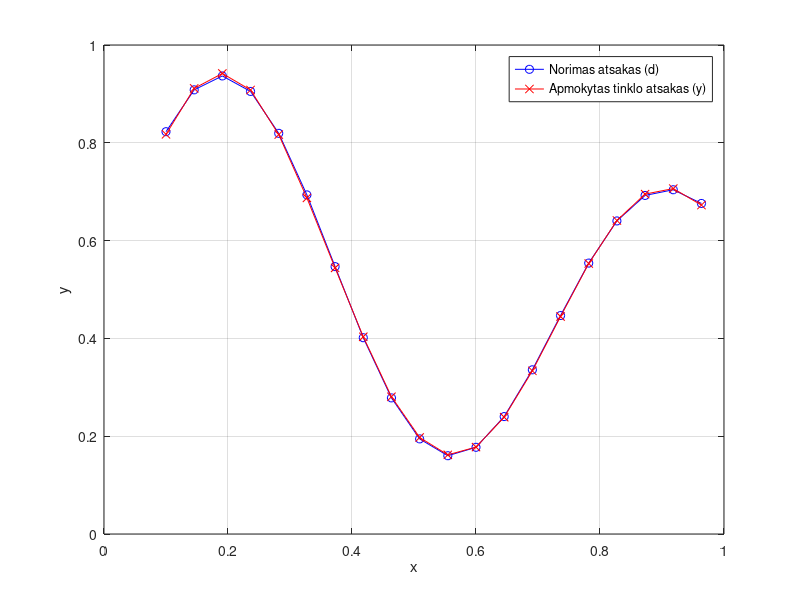
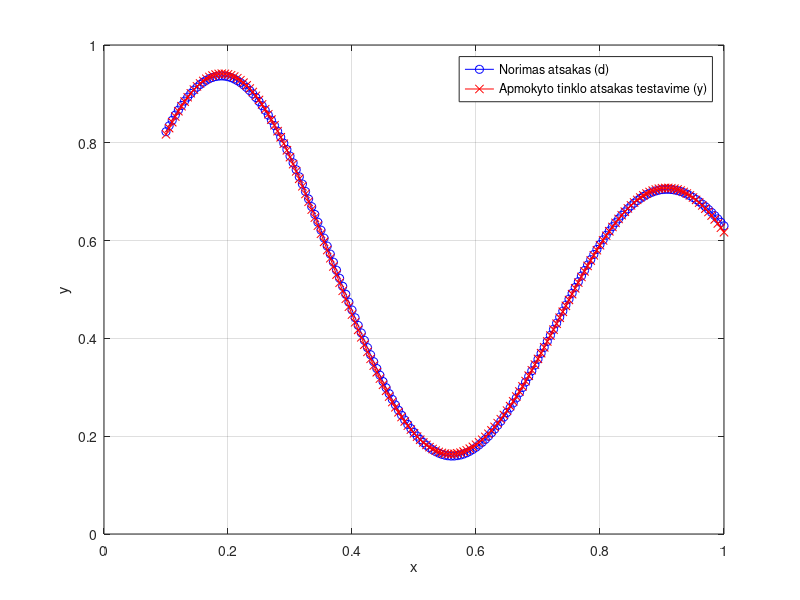

Here is the MATLAB script that generated these plots, in order:
clear all
clc

x=0.1:1/22:1;
d=((1+0.6*sin(2*pi*x/0.7))+0.3*sin(2*pi*x))/2;

c_1=randn(1);
r_1=randn(1);
c_2=randn(1);
r_2=randn(1);

w_1=randn(1);
w_2=randn(1);
w_0=randn(1);

%% mokymas

eta=0.1;
eta_rc=0.05;
epoch=15000;

for mok=1:epoch 
    for i=1:length(x)

        F_1=exp(-(x(i)-c_1).^2/(2*r_1^2));
        F_2=exp(-(x(i)-c_2).^2/(2*r_2^2));
        y(i)=F_1*w_1+F_2*w_2+w_0;

        e=d(i)-y(i);

        %kaip atrame labore su gradiantais buvo dabar taip pat cia
        % isvedama isvestine F' pagal c ir r. F'|c= (x-c)/r^2*F; F'|r= (x-c)^2/r^3*F
        
        w_1=w_1+eta*e*F_1;
        w_2=w_2+eta*e*F_2;
        w_0=w_0+eta*e;

        c_1_new=c_1+eta_rc*e*((x(i)-c_1)/r_1^2*F_1);
        c_2_new=c_2+eta_rc*e*((x(i)-c_2)/r_2^2*F_2);

        r_1_new=r_1+eta_rc*e*((x(i)-c_1)^2/r_1^3*F_1);
        r_2_new=r_2+eta_rc*e*((x(i)-c_2)^2/r_2^3*F_2);

        c_1=c_1_new;
        c_2=c_2_new;
        r_1=r_1_new;
        r_2=r_2_new;
    end
end

figure;
plot(x, d, 'b-o', x, y, 'r-x');
legend('Norimas atsakas (d)', 'Apmokytas tinklo atsakas (y)');
xlabel('x');
ylabel('y');
grid on;
saveas(gcf, 'Apmokymo_metu_pap_uzd.png');

%% testavimas

x_test=0.1:1/200:1;
d_test=((1+0.6*sin(2*pi*x_test/0.7))+0.3*sin(2*pi*x_test))/2;

for i=1:length(x_test)

    F_1=exp(-(x_test(i)-c_1).^2/(2*r_1^2));
    F_2=exp(-(x_test(i)-c_2).^2/(2*r_2^2));
    y_test(i)=F_1*w_1+F_2*w_2+w_0;

    e=d_test(i)-y_test(i);
end

figure;
plot(x_test, d_test, 'b-o', x_test, y_test, 'r-x');
legend('Norimas atsakas (d)', 'Apmokyto tinklo atsakas testavime (y)');
xlabel('x');
ylabel('y');
grid on;
saveas(gcf, 'Testavimo_metu_pap_uzd.png');
